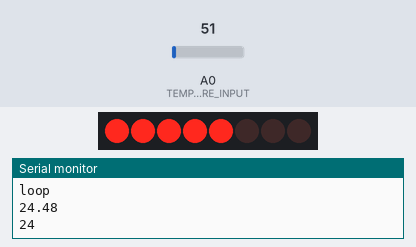
Bench run of a sketch on a simulated Arduino Uno, built with avr-gcc and run on an emulated ATmega328P. On the bench: 8 shift-register outputs drawn as a row of LEDs (first output left, lit = HIGH), the last lines printed to the serial monitor. Wiring (inferred from the names in the program): shift register (74HC595): data pin 8; shift clock pin 11; latch pin 10; OE pin 9; MR pin 12. Wiring (inferred from the signals the program sends): row of LEDs: on Q0, Q1, Q2, Q3, Q4, Q5, Q6, Q7. The test bench sets the inputs (shaded band); at power-on: A0 (TEMPERATURE_INPUT) = 51.

Above: at 1.8 s.
1.9 s: A0 (TEMPERATURE_INPUT) set to 61
At 2.7 s:
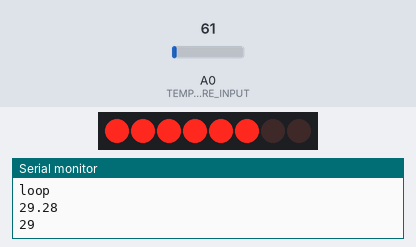
3.5 s: A0 (TEMPERATURE_INPUT) set to 71
At 4.3 s:
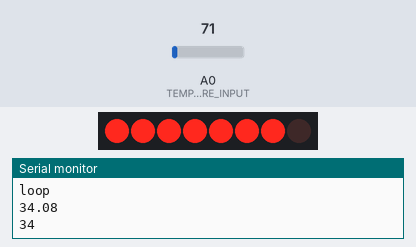
5.5 s: A0 (TEMPERATURE_INPUT) set to 86
At 7.1 s:
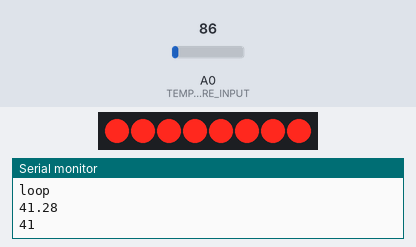
7.5 s: A0 (TEMPERATURE_INPUT) set to 30
At 8.7 s:
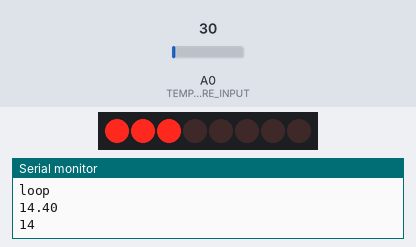
9.5 s: A0 (TEMPERATURE_INPUT) set to 15
At 10.3 s:
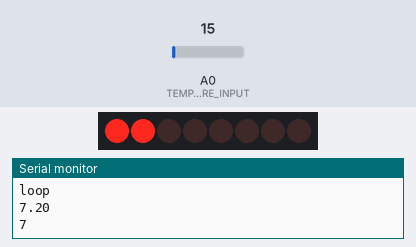
11.5 s: A0 (TEMPERATURE_INPUT) set to 112
At 13.1 s:
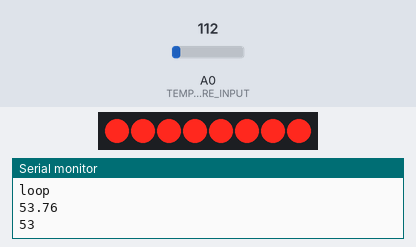
Timing chart, 0 to 14.5 s (numbered marks = the images above; inputs shaded):
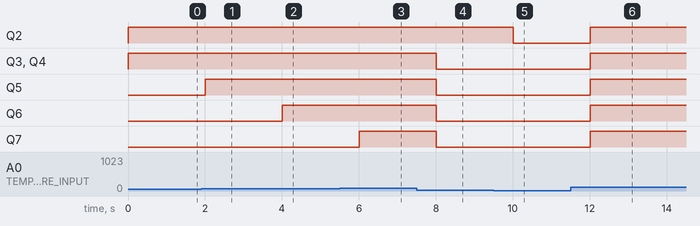

The sketch:

diode-thermometer.ino
```cpp
# define R_DS 8 // Wejście danych
# define R_OUTPUT_ENABLE 9 // Przenosi z na OUTPUT
# define R_ST_CP 10 // Przenosi z na OUTPUT
# define R_SH_CP 11 // SH_CP Wsuwa bity a R_DS
# define R_MR 12 // Resetuje bity
# define TEMPERATURE_INPUT A0

class DiodesDisplay {
    int pinDS;
    int pinOutputEnable;
    int pinSTCP;
    int pinSHCP;
    int pinMR;

    public:

    DiodesDisplay(int pinDS, int pinOutputEnable, int pinSTCP, int pinSHCP, int pinMR) {
        this->pinDS = pinDS;
        this->pinOutputEnable = pinOutputEnable;
        this->pinSTCP = pinSTCP;
        this->pinSHCP = pinSHCP;
        this->pinMR = pinMR;
    }

    void setLevel(int level) {
        digitalWrite(pinMR, HIGH);
        digitalWrite(pinOutputEnable, LOW);

        // 00000000 - 0
        // 10000000 - 1
        // 11000000 - 3
        // 11100000 - 7
        // 11110000 - 15
        // 11111000 - 31
        // 11111100 - 63
        // 11111110 - 127
        // 11111111 - 255

        digitalWrite(R_ST_CP, LOW);

        Serial.println(level);

        if (level <= 0) {
            shiftOut(pinDS, pinSHCP, MSBFIRST, 0);
        } else if (level <= 5) {
            shiftOut(pinDS, pinSHCP, MSBFIRST, 1);
        } else if (level <= 10) {
            shiftOut(pinDS, pinSHCP, MSBFIRST, 3);
        } else if (level <= 15) {
            shiftOut(pinDS, pinSHCP, MSBFIRST, 7);
        } else if (level <= 20) {
            shiftOut(pinDS, pinSHCP, MSBFIRST, 15);
        } else if (level <= 25) {
            shiftOut(pinDS, pinSHCP, MSBFIRST, 31);
        } else if (level <= 30) {
            shiftOut(pinDS, pinSHCP, MSBFIRST, 63);
        } else if (level <= 35) {
            shiftOut(pinDS, pinSHCP, MSBFIRST, 127);
        } else if (level > 35) {
            shiftOut(pinDS, pinSHCP, MSBFIRST, 255);
        }

        digitalWrite(R_ST_CP, HIGH);
    }
};

// //Pin connected to ST_CP of 74HC595
// int latchPin = 8;
// //Pin connected to SH_CP of 74HC595
// int clockPin = 12;
// ////Pin connected to DS of 74HC595
// int dataPin = 11;

void setup() {
    Serial.begin(9600);

    pinMode(R_DS, OUTPUT);
    pinMode(R_SH_CP, OUTPUT);
    pinMode(R_MR, OUTPUT);
    pinMode(R_ST_CP, OUTPUT);
    pinMode(R_OUTPUT_ENABLE, OUTPUT);
    pinMode(TEMPERATURE_INPUT, INPUT);

}

DiodesDisplay* diodesDisplay = new DiodesDisplay(R_DS, R_OUTPUT_ENABLE, R_ST_CP, R_SH_CP, R_MR);
int level = 0;

void loop() {

    Serial.println("loop");

    double v = analogRead(TEMPERATURE_INPUT) * 0.0048;

    // Watość jest np. 0.310V, mnożymy razy 10 aby uzuskać C.
    double c = v * 100;

    // Współczynnik zmiany to 10mV na 1 C. Czyli zmiana o 1C zwiększa
    // napięcie o 10mV.
    // Czyli jeśli mamy napięcie 30mV to oznacza, że temperatura jest równa
    // 30 C

    Serial.println(c);

    diodesDisplay->setLevel(c);


    delay(1000);
    // digitalWrite(R_SH_CP, LOW);
    // digitalWrite(R_ST_CP, LOW);

    // // // Put
    // digitalWrite(R_DS, HIGH);
    // delay(1000);
    // digitalWrite(R_SH_CP, HIGH);
    // delay(1000);
    // digitalWrite(R_ST_CP, HIGH);

    // delay(1000);

    // for (int j = 0; j < 256; j++) {
    //     //ground latchPin and hold low for as long as you are transmitting
    //     digitalWrite(R_ST_CP, LOW);

    //     // shiftOut(R_DS, R_SH_CP, LSBFIRST, j);
    //     shiftOut(R_DS, R_SH_CP, MSBFIRST, j);

    //     //return the latch pin high to signal chip that it
    //     //no longer needs to listen for information
    //     digitalWrite(R_ST_CP, HIGH);

    //     delay(5);
    // }
}
```

Measured:
- after the input at 1.9 s, Q5: LOW → HIGH after 0.10 s
- after the input at 3.5 s, Q6: LOW → HIGH after 0.50 s
- after the input at 5.5 s, Q7: LOW → HIGH after 0.51 s
- after the input at 7.5 s, Q3–7: HIGH → LOW after 0.51 s
- after the input at 9.5 s, Q2: HIGH → LOW after 0.51 s
- after the input at 11.5 s, Q2–7: LOW → HIGH after 0.51 s
